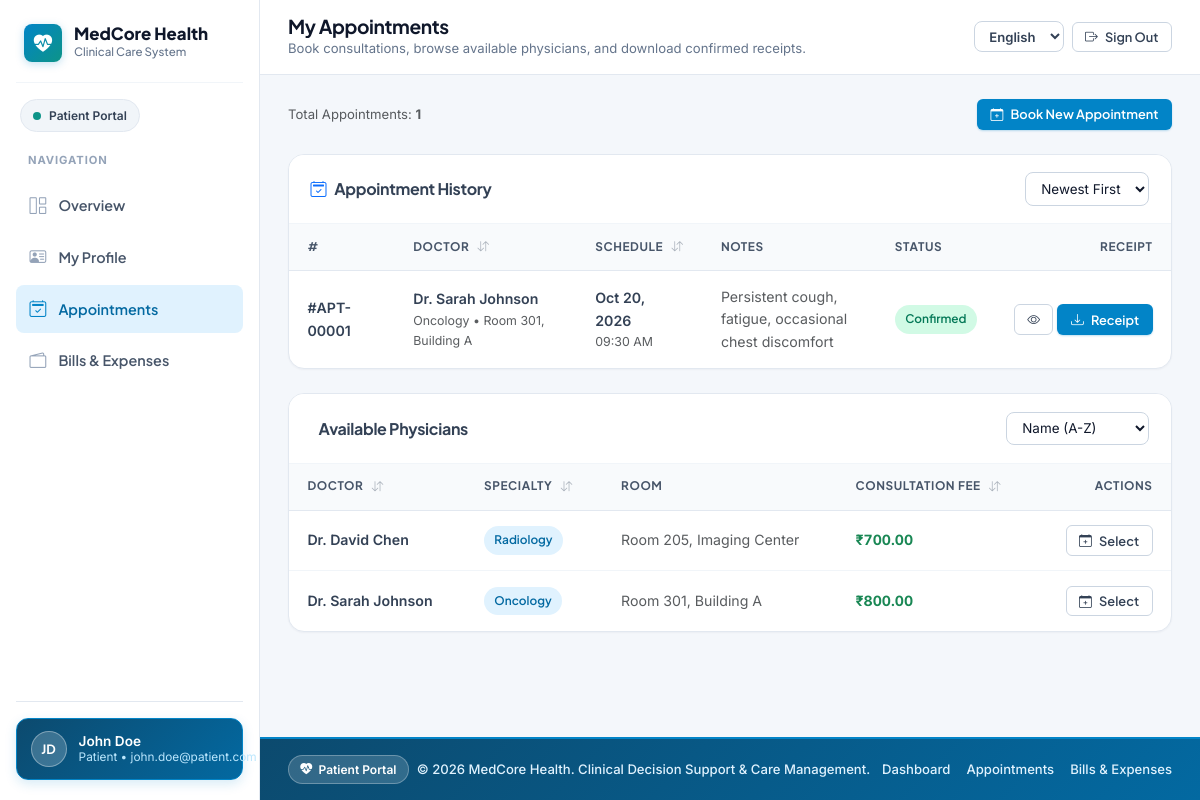
Page /patient/appointments.php (signed in) on the committed database.
### tables this page shows
CREATE TABLE `appointments` (
    `id` INT NOT NULL AUTO_INCREMENT,
    `patient_id` INT NOT NULL,
    `doctor_id` INT NOT NULL,
    `appointment_date` DATE NOT NULL,
    `appointment_time` TIME NOT NULL,
    `status` ENUM('pending', 'confirmed', 'completed', 'cancelled') DEFAULT 'pending',
    `symptom_notes` TEXT,
    `created_at` TIMESTAMP DEFAULT CURRENT_TIMESTAMP,
    PRIMARY KEY (`id`),
    FOREIGN KEY (`patient_id`) REFERENCES `users`(`id`) ON DELETE CASCADE,
    FOREIGN KEY (`doctor_id`) REFERENCES `users`(`id`) ON DELETE CASCADE,
    INDEX `idx_patient_id` (`patient_id`),
    INDEX `idx_doctor_id` (`doctor_id`),
    INDEX `idx_appointment_date` (`appointment_date`),
    INDEX `idx_status` (`status`)
);

CREATE TABLE `users` (
    `id` INT NOT NULL AUTO_INCREMENT,
    `name` VARCHAR(255) NOT NULL,
    `email` VARCHAR(255) NOT NULL,
    `password_hash` VARCHAR(255) NOT NULL,
    `role` ENUM('admin', 'doctor', 'patient') NOT NULL,
    `created_at` TIMESTAMP DEFAULT CURRENT_TIMESTAMP,
    PRIMARY KEY (`id`),
    UNIQUE KEY `email` (`email`),
    INDEX `idx_role` (`role`),
    INDEX `idx_created_at` (`created_at`)
);

CREATE TABLE `doctor_profiles` (
    `id` INT NOT NULL AUTO_INCREMENT,
    `user_id` INT NOT NULL,
    `specialization` VARCHAR(255) NOT NULL,
    `room_number` VARCHAR(50) NOT NULL,
    `consultation_fee` DECIMAL(10,2) NOT NULL,
    PRIMARY KEY (`id`),
    FOREIGN KEY (`user_id`) REFERENCES `users`(`id`) ON DELETE CASCADE,
    INDEX `idx_user_id` (`user_id`),
    INDEX `idx_specialization` (`specialization`)
);

### includes/i18n.php (called while the page is built, shortened)
<?php
function getCurrentLang() {
    static $resolved = null;
    if ($resolved !== null) {
        return $resolved;
    }
    $lang = 'en';
    $resolved = $lang;
    return $resolved;
}
function loadTranslations($lang = null) {
    static $cache = [];
    $lang = $lang ?: getCurrentLang();
    if (!isset($cache['en'])) {
        $enFile = __DIR__ . '/lang/en.php';
        $cache['en'] = file_exists($enFile) ? require $enFile : [];
    }
    if ($lang === 'en') {
        return $cache['en'];
    }
    return $cache[$lang];
}
function t($key, $params = []) {
    $lang = getCurrentLang();
    $dict = loadTranslations($lang);
    $fallback = loadTranslations('en');
    $text = $dict[$key] ?? $fallback[$key] ?? $key;
    return $text;
}
function e_t($key, $params = []) {
    return htmlspecialchars(t($key, $params), ENT_QUOTES, 'UTF-8');
}
function translateStatus($value) {
    $norm = strtolower(trim((string)$value));
    $map = [
        'pending' => 'status_pending',
        'confirmed' => 'status_confirmed',
        'completed' => 'status_completed',
        'cancelled' => 'status_cancelled',
        'rejected' => 'status_rejected',
        'unpaid' => 'status_unpaid',
        'paid' => 'status_paid',
        'partial' => 'status_partial',
        'analyzed' => 'status_analyzed',
        'reviewed_by_doctor' => 'status_reviewed',
        'admin' => 'role_admin',
        'doctor' => 'role_doctor',
        'patient' => 'role_patient',
        'male' => 'gender_male',
        'female' => 'gender_female',
        'other' => 'gender_other',
        'yes' => 'yes',
        'no' => 'no',
    ];
    if (isset($map[$norm])) {
        return t($map[$norm]);
    }
    return (string)$value;
}

### config/db.php (called while the page is built, shortened)
<?php
require_once __DIR__ . '/../includes/i18n.php';
function formatCurrency($amount) {
    $val = round((float)$amount, 2);
    $neg = $val < 0 ? '-' : '';
    $abs = abs($val);
    $parts = explode('.', number_format($abs, 2, '.', ''));
    $intPart = $parts[0];
    $decPart = $parts[1] ?? '00';
    if (strlen($intPart) > 3) {
        $last3 = substr($intPart, -3);
        $rest = substr($intPart, 0, -3);
        $rest = preg_replace('/\B(?=(\d{2})+(?!\d))/', ',', $rest);
        $formattedInt = $rest . ',' . $last3;
    } else {
        $formattedInt = $intPart;
    }
    return $neg . '₹' . $formattedInt . '.' . $decPart;
}
function formatDate($date, $format = 'M d, Y') {
    $timestamp = is_numeric($date) ? (int)$date : strtotime($date);
    return date($format, $timestamp);
}

### patient/appointments.php (the view, shortened to what this page needs)
<?php
require_once __DIR__ . '/../config/db.php';
$patientId = getCurrentUserId();
$appointments = [];
$doctors = [];
try {
    $pdo = getDBConnection();
    $stmt = $pdo->prepare("
        SELECT a.*, d.name AS doctor_name, dp.specialization, dp.room_number, dp.consultation_fee
        FROM appointments a
        JOIN users d ON a.doctor_id = d.id
        LEFT JOIN doctor_profiles dp ON d.id = dp.user_id
        WHERE a.patient_id = ?
        ORDER BY a.appointment_date DESC, a.appointment_time DESC
    ");
    $stmt->execute([$patientId]);
    $appointments = $stmt->fetchAll();
    $doctors = $pdo->query("
        SELECT u.id, u.name, u.email, dp.specialization, dp.room_number, dp.consultation_fee
        FROM users u
        LEFT JOIN doctor_profiles dp ON u.id = dp.user_id
        WHERE u.role = 'doctor'
        ORDER BY u.name ASC
    ")->fetchAll();
} catch (PDOException $e) {
    error_log("Patient Appointments Error: " . $e->getMessage());
    $error = t('msg_error');
}
include __DIR__ . '/../includes/portal_header.php';
?>
<div class="d-flex flex-wrap justify-content-between align-items-center gap-3 mb-4">
    <div class="small text-muted">
        <?php echo e_t('total_appts_label'); ?> <strong><?php echo count($appointments); ?></strong>
    </div>
    <button type="button" class="btn-modern btn-modern-primary btn-modern-sm" data-bs-toggle="modal" data-bs-target="#appointmentModal">
        <i class="bi bi-calendar-plus"></i> <?php echo e_t('btn_book_appt'); ?>
    </button>
</div>
<div class="card-modern mb-4">
    <div class="card-header-modern">
        <h5 class="h6 fw-bold mb-0"><i class="bi bi-calendar2-check text-primary me-2"></i><?php echo e_t('appt_history'); ?></h5>
        <select class="form-select-modern form-select-sm" style="width:auto;" onchange="sortTableBySelect('patientApptsTable', this)">
            <option value="2:date:desc"><?php echo e_t('sort_newest'); ?></option>
        </select>
    </div>
    <div class="card-body-modern p-0">
        <?php if (empty($appointments)): ?>
            <div class="text-center py-5 text-muted small"><?php echo e_t('hist_empty_appts'); ?></div>
        <?php else: ?>
            <div class="table-responsive">
                <table class="table-modern" id="patientApptsTable">
                    <thead>
                        <tr>
                            <th>#</th>
                            <th class="sortable-th" onclick="sortTable('patientApptsTable', 1, 'text')"><?php echo e_t('col_doctor'); ?> <span class="sort-indicator"><i class="bi bi-arrow-down-up"></i></span></th>
                            <th class="sortable-th" onclick="sortTable('patientApptsTable', 2, 'date')"><?php echo e_t('col_schedule'); ?> <span class="sort-indicator"><i class="bi bi-arrow-down-up"></i></span></th>
                            <th><?php echo e_t('col_notes'); ?></th>
                            <th><?php echo e_t('label_status'); ?></th>
                            <th class="text-end"><?php echo e_t('col_receipt'); ?></th>
                        </tr>
                    </thead>
                    <tbody>
                        <?php foreach ($appointments as $apt): ?>
                            <?php $isConfirmed = in_array($apt['status'], ['confirmed', 'completed'], true); ?>
                            <tr>
                                <td class="fw-semibold small">#APT-<?php echo str_pad((string)$apt['id'], 5, '0', STR_PAD_LEFT); ?></td>
                                <td data-sort="<?php echo htmlspecialchars($apt['doctor_name']); ?>">
                                    <div class="fw-semibold text-slate-900"><?php echo htmlspecialchars($apt['doctor_name']); ?></div>
                                    <div class="extra-small text-muted"><?php echo htmlspecialchars($apt['specialization'] ?? ''); ?> &bull; <?php echo htmlspecialchars($apt['room_number'] ?? 'TBA'); ?></div>
                                </td>
                                <td data-sort="<?php echo htmlspecialchars($apt['appointment_date'] . ' ' . $apt['appointment_time']); ?>" class="small">
                                    <div class="fw-semibold"><?php echo formatDate($apt['appointment_date']); ?></div>
                                    <div class="extra-small text-muted"><?php echo date('h:i A', strtotime($apt['appointment_time'])); ?></div>
                                </td>
                                <td class="small text-muted" style="max-width:220px;"><?php echo htmlspecialchars($apt['symptom_notes'] ?: '-'); ?></td>
                                <td>
                                    <span class="badge-modern <?php echo $isConfirmed ? 'badge-modern-success' : ($apt['status'] === 'cancelled' ? 'badge-modern-danger' : 'badge-modern-warning'); ?>">
                                        <?php echo htmlspecialchars(translateStatus($apt['status'])); ?>
                                    </span>
                                </td>
                                <td class="text-end">
                                    <?php if ($isConfirmed): ?>
                                        <div class="d-inline-flex gap-1">
                                            <a href="<?php echo BASE_URL; ?>/patient/appointment_receipt.php?id=<?php echo (int)$apt['id']; ?>" target="_blank" class="btn-modern btn-modern-outline btn-modern-sm" title="<?php echo e_t('label_view'); ?>">
                                                <i class="bi bi-eye"></i>
                                            </a>
                                            <a href="<?php echo BASE_URL; ?>/patient/appointment_receipt.php?id=<?php echo (int)$apt['id']; ?>&download=1" class="btn-modern btn-modern-primary btn-modern-sm">
                                                <i class="bi bi-download"></i> <?php echo e_t('btn_receipt'); ?>
                                            </a>
                                        </div>
                                    <?php endif; ?>
                                </td>
                            </tr>
                        <?php endforeach; ?>
                    </tbody>
                </table>
            </div>
        <?php endif; ?>
    </div>
</div>
<div class="card-modern">
    <div class="card-header-modern">
        <h5 class="h6 fw-bold mb-0"><i class="bi bi-stethoscope text-primary me-2"></i><?php echo e_t('available_doctors'); ?></h5>
        <select class="form-select-modern form-select-sm" style="width:auto;" onchange="sortTableBySelect('patientDoctorsTable', this)">
            <option value="0:text:asc"><?php echo e_t('sort_name_asc'); ?></option>
        </select>
    </div>
    <div class="card-body-modern p-0">
        <div class="table-responsive">
            <table class="table-modern" id="patientDoctorsTable">
                <thead>
                    <tr>
                        <th class="sortable-th" onclick="sortTable('patientDoctorsTable', 0, 'text')"><?php echo e_t('col_doctor'); ?> <span class="sort-indicator"><i class="bi bi-arrow-down-up"></i></span></th>
                        <th class="sortable-th" onclick="sortTable('patientDoctorsTable', 1, 'text')"><?php echo e_t('col_specialty'); ?> <span class="sort-indicator"><i class="bi bi-arrow-down-up"></i></span></th>
                        <th><?php echo e_t('col_room'); ?></th>
                        <th class="sortable-th" onclick="sortTable('patientDoctorsTable', 3, 'number')"><?php echo e_t('col_fee'); ?> <span class="sort-indicator"><i class="bi bi-arrow-down-up"></i></span></th>
                        <th class="text-end"><?php echo e_t('label_actions'); ?></th>
                    </tr>
                </thead>
                <tbody>
                    <?php foreach ($doctors as $doc): ?>
                        <tr>
                            <td data-sort="<?php echo htmlspecialchars($doc['name']); ?>" class="fw-semibold text-slate-900"><?php echo htmlspecialchars($doc['name']); ?></td>
                            <td><span class="badge-modern badge-modern-primary"><?php echo htmlspecialchars($doc['specialization'] ?? 'General'); ?></span></td>
                            <td class="small text-muted"><?php echo htmlspecialchars($doc['room_number'] ?? 'TBA'); ?></td>
                            <td data-sort="<?php echo floatval($doc['consultation_fee'] ?? 0); ?>" class="fw-bold text-success tabular-nums"><?php echo formatCurrency($doc['consultation_fee'] ?? 500); ?></td>
                            <td class="text-end">
                                <button type="button" class="btn-modern btn-modern-outline btn-modern-sm" onclick="preselectDoctorAndBook(<?php echo (int)$doc['id']; ?>)">
                                    <i class="bi bi-calendar-plus"></i> <?php echo e_t('btn_select'); ?>
                                </button>
                            </td>
                        </tr>
                    <?php endforeach; ?>
                </tbody>
            </table>
        </div>
    </div>
</div>
<?php
include __DIR__ . '/../includes/portal_footer.php';
?>

### rows in the picture
appointments: id "00001", doctor.name "Dr. Sarah Johnson", doctor_profiles.specialization "Oncology", doctor_profiles.room_number "Room 301, Building A", appointment_date "Oct 20, 2026", appointment_time "09:30 AM", symptom_notes "Persistent cough, fatigue, occasional chest discomfort"
doctor_profiles: user.name "Dr. David Chen", specialization "Radiology", room_number "Room 205, Imaging Center", consultation_fee "₹700.00"
doctor_profiles: user.name "Dr. Sarah Johnson", specialization "Oncology", room_number "Room 301, Building A", consultation_fee "₹800.00"

### other values in the picture
e_t('app_name') "MedCore Health"
e_t('clinical_care_system') "Clinical Care System"
$__portalLabel "Patient Portal"
e_t('nav_navigation') "NAVIGATION"
$__item['label'] "Overview"
$__item['label'] "My Profile"
$__item['label'] "Appointments"
$__item['label'] "Bills & Expenses"
$__initials "JD"
$__userName "John Doe"
$__roleLabel "Patient"
$__userEmail "john.doe@patient.com"
$page_title "My Appointments"
$page_subtitle "Book consultations, browse available physicians, and download confirmed receipts."
e_t('nav_sign_out') "Sign Out"
